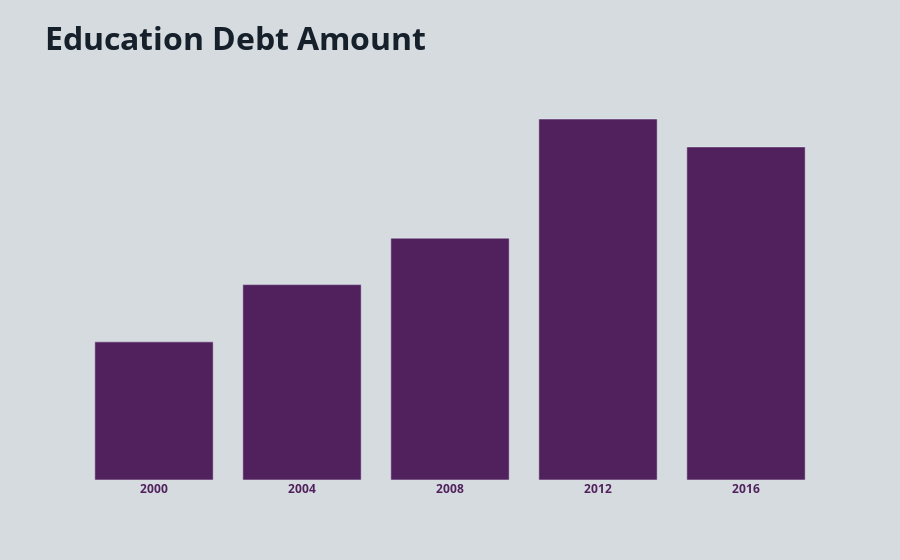

Notebook cell for this chart:
### Markdown cell above
# Education

### Code cell
years = ['<b>2000<b>','<b>2004<b>', '<b>2008<b>','<b>2012<b>', '<b>2016<b>']
debt =['$22,470', '$31,780', '$39,340', '$58,720', '$54,180']


fig = go.Figure([go.Bar(x = years, y=[22470, 31780, 39340, 58720, 54180])])

# Customize aspect
fig.update_traces(marker_color='#50215d', opacity=1, hovertemplate = '%{y:$,}<extra></extra>', showlegend = False)
fig.update_layout(
    title_text='<b>Education Debt Amount<b>', 
    title_font_family = "Open Sans",
    title_font_color =  ("#15202b"),
    title_font_size = 32,
)

fig.update_layout(
    
    # title of each bar
    font_family = "Open Sans",
    font_color = "#50215d",
    font_size = 12,
    
    hoverlabel=dict(
        bgcolor = "white",
        font_size = 18,
        font_color = "#1d2f3d",
        font_family = "Open Sans"
    ),
    plot_bgcolor = '#d6dbdf',
    paper_bgcolor = '#d6dbdf'
)

fig.update_xaxes(
    showgrid=False)

fig.update_yaxes(
    visible=False)

fig.show()

### Figure 1 — Plotly figure (JSON) as saved in the notebook; plotly's stock layout.template omitted (floating-point values rounded to 4 significant figures)
{"data": [{"hovertemplate": "%{y:$,}<extra></extra>", "marker": {"color": "#50215d"}, "opacity": 1, "showlegend": false, "type": "bar", "x": ["<b>2000<b>", "<b>2004<b>", "<b>2008<b>", "<b>2012<b>", "<b>2016<b>"], "y": [22470, 31780, 39340, 58720, 54180]}], "layout": {"font": {"color": "#50215d", "family": "Open Sans", "size": 12}, "hoverlabel": {"bgcolor": "white", "font": {"color": "#1d2f3d", "family": "Open Sans", "size": 18}}, "paper_bgcolor": "#d6dbdf", "plot_bgcolor": "#d6dbdf", "title": {"font": {"color": "#15202b", "family": "Open Sans", "size": 32}, "text": "<b>Education Debt Amount<b>"}, "xaxis": {"showgrid": false}, "yaxis": {"visible": false}}}
